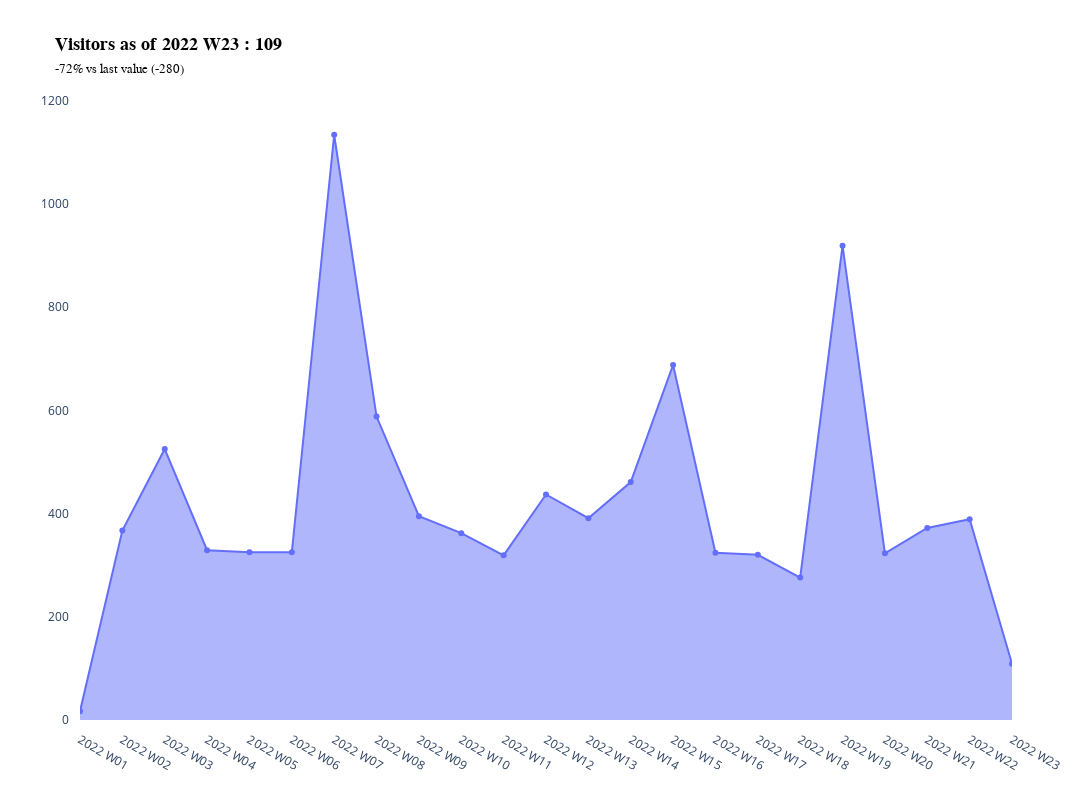

Here is the notebook cell this chart was saved with:
### Markdown cell above
### Plotting linechart

### Code cell
def create_linechart(df: pd.DataFrame, label, value, varv, varp, title):
    """
    Plot linechart as an area chart in Plotly.
    """
    # Prep data
    df["VALUE_D"] = df[value].map("{:,.0f}".format).str.replace(",", " ")
    df["VARV_D"] = df[varv].map("{:,.0f}".format).str.replace(",", " ")
    df.loc[df[varv] > 0, "VARV_D"] = "+" + df["VARV_D"]
    df["VARP_D"] = df[varp].map("{:,.0%}".format).str.replace(",", " ")
    df.loc[df[varp] > 0, "VARP_D"] = "+" + df["VARP_D"]    

    # Create hovertext
    df["TEXT"] = (f"<b>{title} as of " + df[label].astype(str) + " : " + df["VALUE_D"] + "</b><br><span style='font-size: 13px;'>" + df["VARP_D"] + " vs last value (" + df["VARV_D"] + ")</span>")
    
    # Get subtitle
    title_display = df.loc[df.index[-1], "TEXT"] 
    
    # Create data
    data = go.Scatter(
        x=df[label],
        y=df[value],
        stackgroup="one",
        text=df["TEXT"],
        hoverinfo="text",
    )
    
    # Create layout
    layout = go.Layout(
        title=title_display,
        title_font=dict(family="Arial", size=18, color="black"),
        plot_bgcolor="#ffffff",
        width=1200,
        height=800,
        margin_pad=10,
    )
    fig = go.Figure(data=data, layout=layout)
    fig.update_traces(mode='lines+markers')
    return fig

fig = create_linechart(df, "DATE", "VALUE", "VARV", "VARP", title)
fig

### Figure 1 — Plotly figure (JSON) as saved in the notebook; plotly's stock layout.template omitted (floating-point values rounded to 4 significant figures)
{"data": [{"hoverinfo": "text", "mode": "lines+markers", "stackgroup": "one", "text": ["<b>Visitors as of 2022 W01 : 17</b><br><span style='font-size: 13px;'>+inf% vs last value (+17)</span>", "<b>Visitors as of 2022 W02 : 367</b><br><span style='font-size: 13px;'>+2 059% vs last value (+350)</span>", "<b>Visitors as of 2022 W03 : 525</b><br><span style='font-size: 13px;'>+43% vs last value (+158)</span>", "<b>Visitors as of 2022 W04 : 329</b><br><span style='font-size: 13px;'>-37% vs last value (-196)</span>", "<b>Visitors as of 2022 W05 : 325</b><br><span style='font-size: 13px;'>-1% vs last value (-4)</span>", "<b>Visitors as of 2022 W06 : 325</b><br><span style='font-size: 13px;'>0% vs last value (0)</span>", "<b>Visitors as of 2022 W07 : 1 134</b><br><span style='font-size: 13px;'>+249% vs last value (+809)</span>", "<b>Visitors as of 2022 W08 : 588</b><br><span style='font-size: 13px;'>-48% vs last value (-546)</span>", "<b>Visitors as of 2022 W09 : 395</b><br><span style='font-size: 13px;'>-33% vs last value (-193)</span>", "<b>Visitors as of 2022 W10 : 362</b><br><span style='font-size: 13px;'>-8% vs last value (-33)</span>", "<b>Visitors as of 2022 W11 : 319</b><br><span style='font-size: 13px;'>-12% vs last value (-43)</span>", "<b>Visitors as of 2022 W12 : 437</b><br><span style='font-size: 13px;'>+37% vs last value (+118)</span>", "<b>Visitors as of 2022 W13 : 391</b><br><span style='font-size: 13px;'>-11% vs last value (-46)</span>", "<b>Visitors as of 2022 W14 : 461</b><br><span style='font-size: 13px;'>+18% vs last value (+70)</span>", "<b>Visitors as of 2022 W15 : 688</b><br><span style='font-size: 13px;'>+49% vs last value (+227)</span>", "<b>Visitors as of 2022 W16 : 324</b><br><span style='font-size: 13px;'>-53% vs last value (-364)</span>", "<b>Visitors as of 2022 W17 : 320</b><br><span style='font-size: 13px;'>-1% vs last value (-4)</span>", "<b>Visitors as of 2022 W18 : 276</b><br><span style='font-size: 13px;'>-14% vs last value (-44)</span>", "<b>Visitors as of 2022 W19 : 919</b><br><span style='font-size: 13px;'>+233% vs last value (+643)</span>", "<b>Visitors as of 2022 W20 : 323</b><br><span style='font-size: 13px;'>-65% vs last value (-596)</span>", "<b>Visitors as of 2022 W21 : 372</b><br><span style='font-size: 13px;'>+15% vs last value (+49)</span>", "<b>Visitors as of 2022 W22 : 389</b><br><span style='font-size: 13px;'>+5% vs last value (+17)</span>", "<b>Visitors as of 2022 W23 : 109</b><br><span style='font-size: 13px;'>-72% vs last value (-280)</span>"], "type": "scatter", "x": ["2022 W01", "2022 W02", "2022 W03", "2022 W04", "2022 W05", "2022 W06", "2022 W07", "2022 W08", "2022 W09", "2022 W10", "2022 W11", "2022 W12", "2022 W13", "2022 W14", "2022 W15", "2022 W16", "2022 W17", "2022 W18", "2022 W19", "2022 W20", "2022 W21", "2022 W22", "2022 W23"], "y": [17, 367, 525, 329, 325, 325, 1134, 588, 395, 362, 319, 437, 391, 461, 688, 324, 320, 276, 919, 323, 372, 389, 109]}], "layout": {"height": 800, "margin": {"pad": 10}, "plot_bgcolor": "#ffffff", "title": {"font": {"color": "black", "family": "Arial", "size": 18}, "text": "<b>Visitors as of 2022 W23 : 109</b><br><span style='font-size: 13px;'>-72% vs last value (-280)</span>"}, "width": 1200, "xaxis": {"autorange": true, "range": [0, 22], "type": "category"}, "yaxis": {"autorange": true, "range": [0, 1201.0], "type": "linear"}}}
